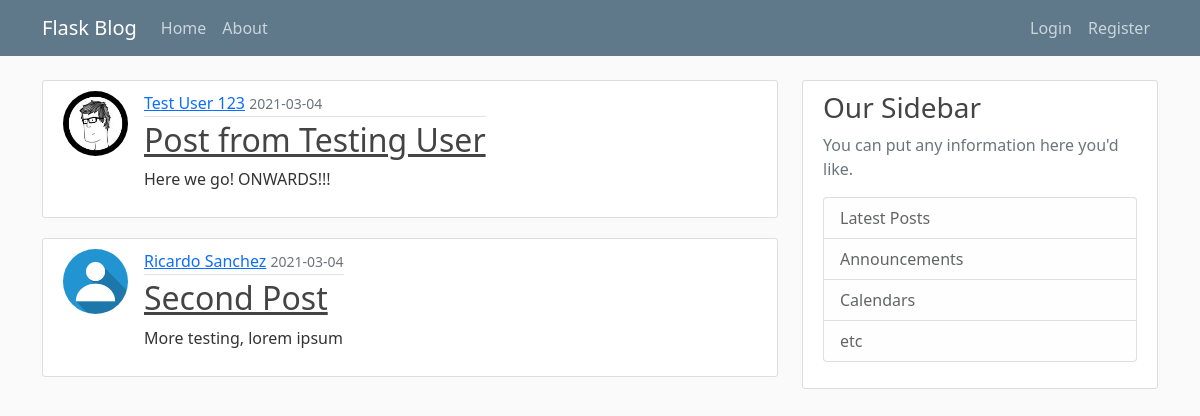
Page /home on the earlier database version.
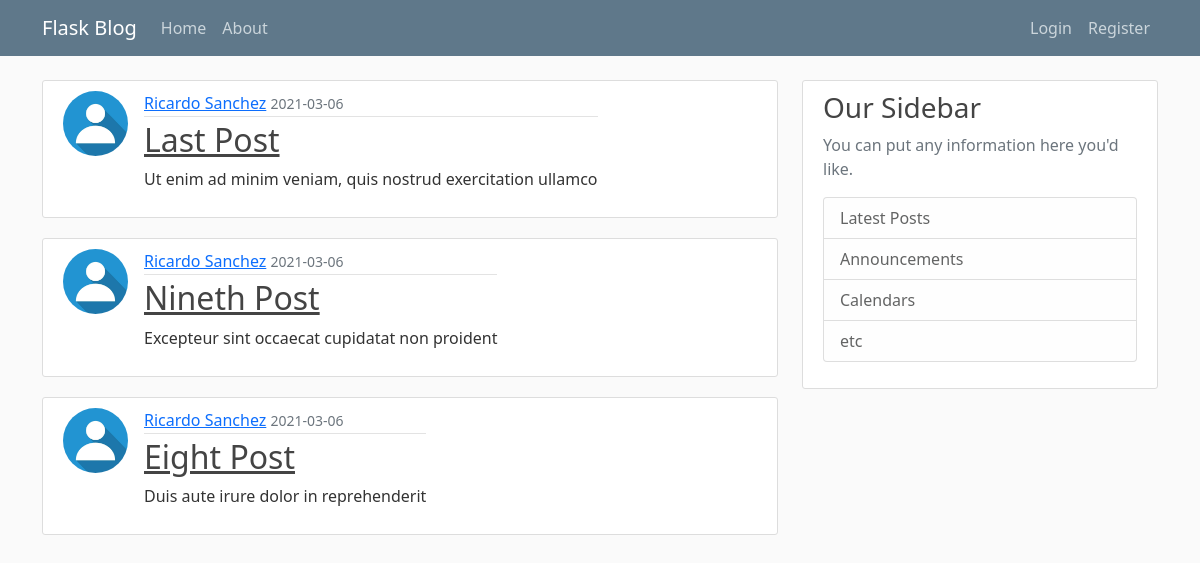
Same page on the later database version.
### flaskblog/models.py (models this page shows, shortened)
class Post(db.Model):
    id = db.Column(db.Integer, primary_key=True)
    title = db.Column(db.String(100), nullable=False)
    date_posted = db.Column(db.DateTime, nullable=False, default=datetime.utcnow)
    content = db.Column(db.Text, nullable=False)
    user_id = db.Column(db.Integer, db.ForeignKey('user.id'), nullable=False)

class User(db.Model, UserMixin):
    id = db.Column(db.Integer, primary_key=True)
    username = db.Column(db.String(20), unique=True, nullable=False)
    email = db.Column(db.String(120), unique=True, nullable=False)
    image_file = db.Column(db.String(20), nullable=False, default='default.jpg')
    password = db.Column(db.String(60), nullable=False)
    posts = db.relationship('Post', backref='author', lazy=True)

### flaskblog/routes.py (the view)
@app.route("/")
@app.route("/home")
def home():
    page = request.args.get("page", 1, type=int)
    posts = Post.query.order_by(Post.date_posted.desc()).paginate(page=page, per_page=3)
    return render_template("home.html", posts=posts)

### flaskblog/templates/home.html
{% extends 'layout.html' %}
{% block content %}
    {% for post in posts %}
    <article class="media content-section d-flex">
        <img src="{{ url_for('static', filename='profile_pics/'+post.author.image_file) }}" alt="Authos Thumbnail Image" class="rounded-circle article-img">
        <div class="media-body">
            <div class="article-metadata">
            <a class="mr-2" href="#">{{ post.author.username }}</a>
            <small class="text-muted">{{ post.date_posted.strftime('%Y-%m-%d') }}</small>
            </div>
            <h2><a class="article-title" href="{{ url_for('post', post_id=post.id) }}">{{ post.title }}</a></h2>
            <p class="article-content">{{ post.content }}</p>
        </div>
    </article>
    {% endfor %}
{% endblock content %}

Differences in the rows shown:
no longer on this page (row unchanged): Post: image_file (picture), author.username "Test User 123", date_posted "2021-03-04", title "Post from Testing User", content "Here we go! ONWARDS!!!"
no longer on this page (row unchanged): Post: image_file (placeholder picture), author.username "Ricardo Sanchez", date_posted "2021-03-04", title "Second Post", content "More testing, lorem ipsum"
added Post: image_file (placeholder picture), author.username "Ricardo Sanchez", date_posted "2021-03-06", title "Last Post", content "Ut enim ad minim veniam, quis nostrud exercitation ullamco"
added Post: image_file (placeholder picture), author.username "Ricardo Sanchez", date_posted "2021-03-06", title "Nineth Post", content "Excepteur sint occaecat cupidatat non proident"
added Post: image_file (placeholder picture), author.username "Ricardo Sanchez", date_posted "2021-03-06", title "Eight Post", content "Duis aute irure dolor in reprehenderit"
